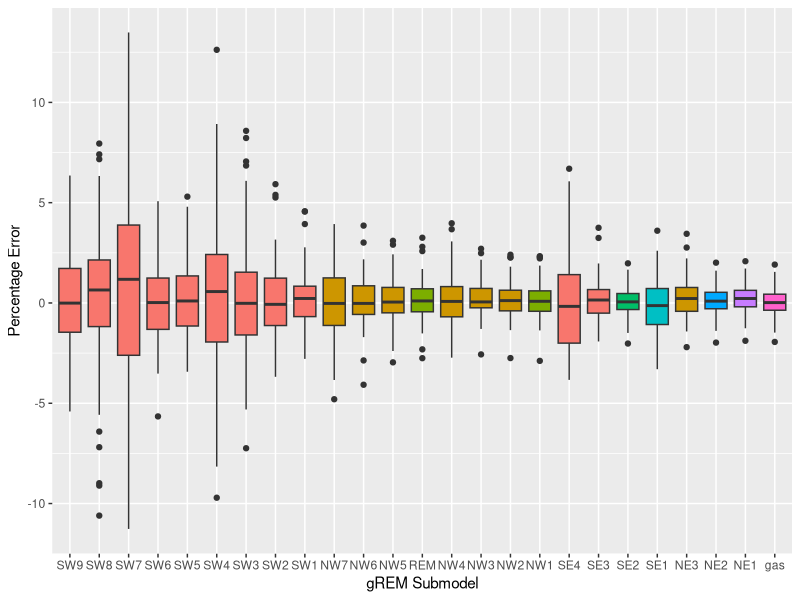
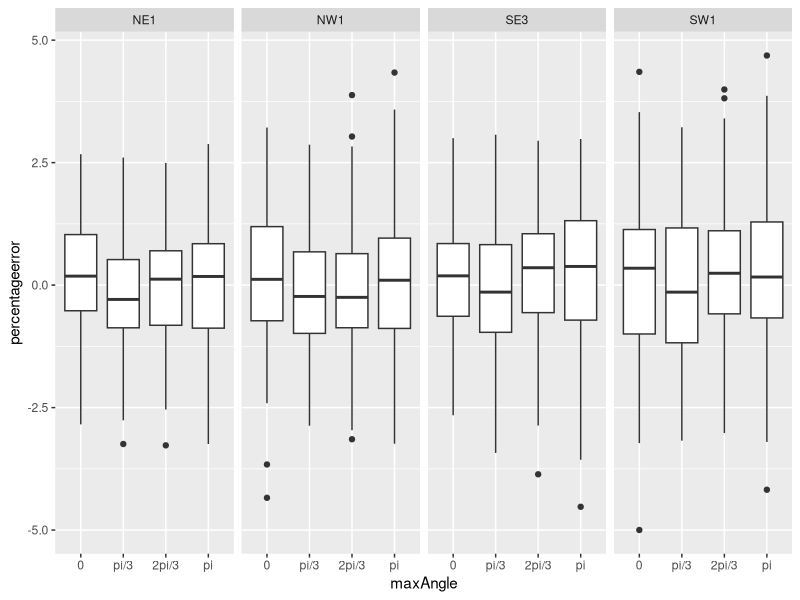
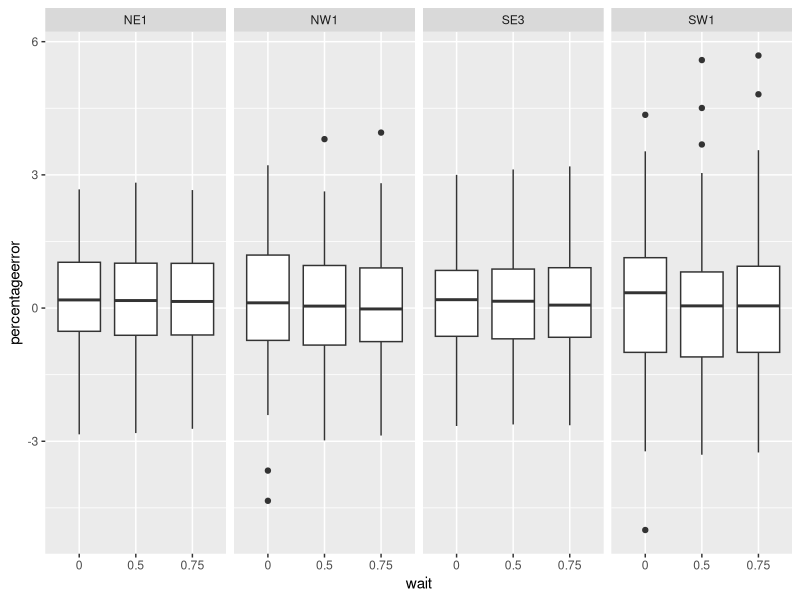

These charts were generated, in order, by the following R code:


setwd('~/Dropbox/phd/Documents/thesis/')
library(reshape2)
library(dplyr)
library(ggplot2)
library(plyr)



allModels <- read.csv('data/Chapter5/AllModels_percenterror.csv',  stringsAsFactors = FALSE, header = TRUE)

modNames <- c('SW9', 'SW8', 'SW7',  'SW6', 'SW5', 'SW4',  'SW3', 'SW2', 'SW1', 'NW7', 'NW6', 'NW5', 'REM','NW4', 'NW3', 'NW2', 'NW1', 'SE4', 'SE3',  'SE2', 'SE1', 'NE3', 'NE2', 'NE1', 'gas')

oldOrder <- c('SW7', 'SW8', 'SW4', 'SW5', 'SW9', 'SW6', 'NW7', 'NW6', 'NW5', 'REM', 'SW3', 'SW2', 'SW1', 'NW4', 'NW3', 'NW2', 'NW1', 'SE4', 'SE3', 'NE3', 'SE2', 'NE2', 'NE1', 'SE1', 'gas')

modsClean <- allModels[5:NROW(allModels),] %>%
               melt(variable.name = 'model', value.name = 'percentageerror') %>%
               select(model, percentageerror) %>%
               mutate(model = factor(as.character(model), 
                 levels = modNames)) %>% 
               mutate(expression = mapvalues(model, from = modNames, 
                 to = c(rep(1, 9), rep(2, 3), 3, rep(2, 3), 3, 1, 1, 4, 5, 2, 6, 7, 8)))


ggplot(modsClean, aes(x = model, y = percentageerror, fill = expression)) + 
  geom_boxplot() +
  theme(legend.position = 'none') + 
  xlab('gREM Submodel') +
  ylab('Percentage Error')

write.csv(modsClean, file = 'data/Chapter5/all_models_tidy.csv', row.names = FALSE)






tort <- read.csv('data/Chapter5/max_angle_change_percentageerror.csv',  stringsAsFactors = FALSE)



tortClean <- tort[5:NROW(tort),] %>%
               melt(variable.name = 'model', value.name = 'percentageerror') %>%
               mutate(model2 = ifelse(grepl('\\.', model), as.character(model), '.4')) %>%
               mutate(maxAngle = gsub('.*\\.', '', model2)) %>%
               mutate(maxAngle = factor(maxAngle, levels = c('4', '1', '2', '3'), 
                      labels = c('0',	'pi/3', '2pi/3', 'pi'))) %>%
               mutate(model = gsub('\\..*', '', model)) %>%
               select(model, percentageerror, maxAngle)

ggplot(tortClean, aes(x = maxAngle, y = percentageerror)) + 
  geom_boxplot() +
  facet_grid(. ~ model)

write.csv(tortClean, file = 'data/Chapter5/max_angle_tidy.csv', row.names = FALSE)






wait <- read.csv('data/Chapter5/Prop_time_still_percentageerror.csv',  stringsAsFactors = FALSE)



waitClean <- wait[5:NROW(tort),] %>%
               melt(variable.name = 'model', value.name = 'percentageerror') %>%
               mutate(model2 = ifelse(grepl('\\.', model), as.character(model), '.4')) %>%
               mutate(wait = gsub('.*\\.', '', model2)) %>%
               mutate(wait = factor(wait, levels = c('4', '1', '2'), 
                      labels = c('0',	'0.5', '0.75'))) %>%
               mutate(model = gsub('\\..*', '', model)) %>%
               select(model, percentageerror, wait)

ggplot(waitClean, aes(x = wait, y = percentageerror)) + 
  geom_boxplot() +
  facet_grid(. ~ model)

write.csv(waitClean, file = 'data/Chapter5/prop_time_still_tidy.csv', row.names = FALSE)


  

